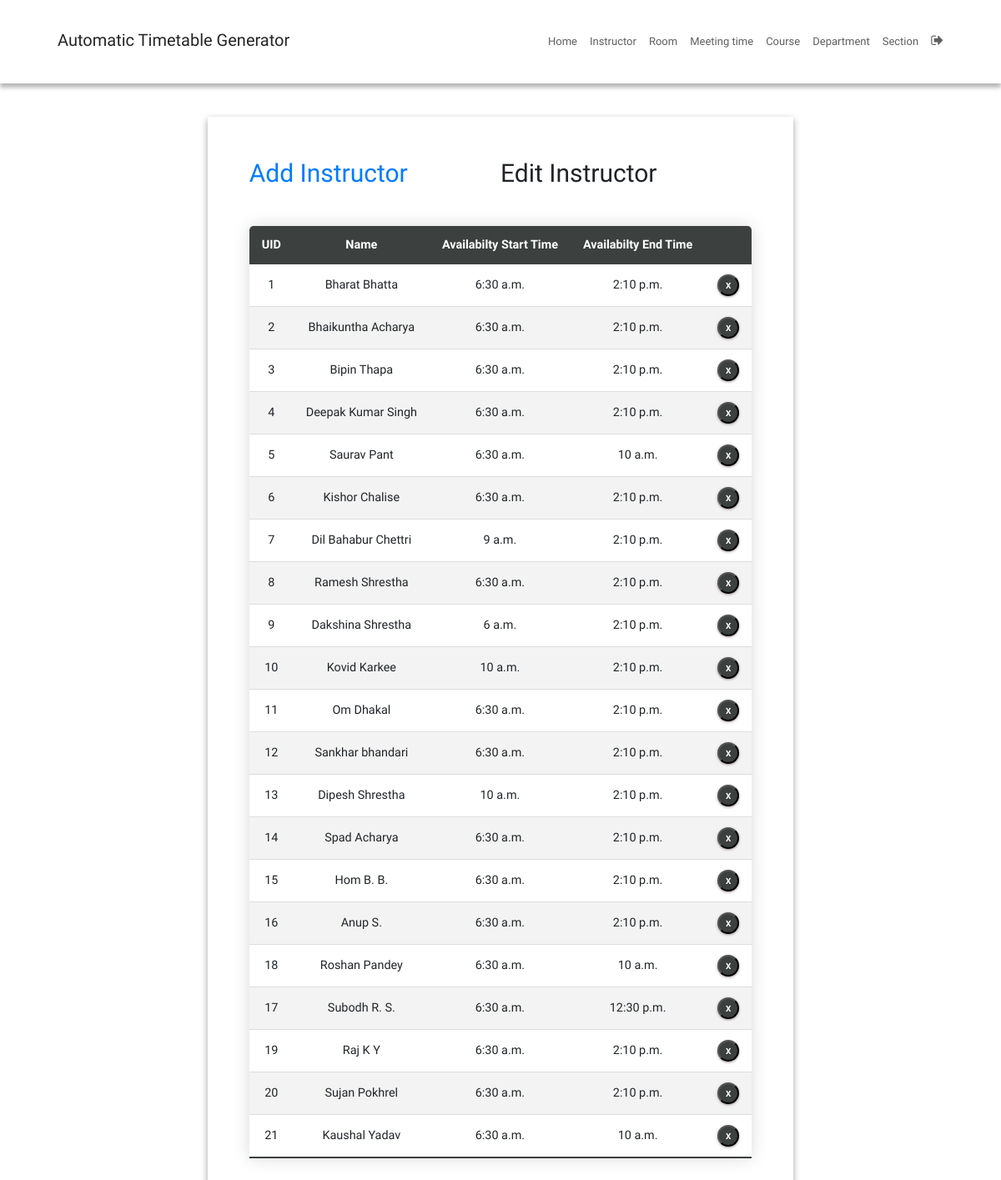
The page /instructorEdit/ (signed in) on the database as committed earlier.
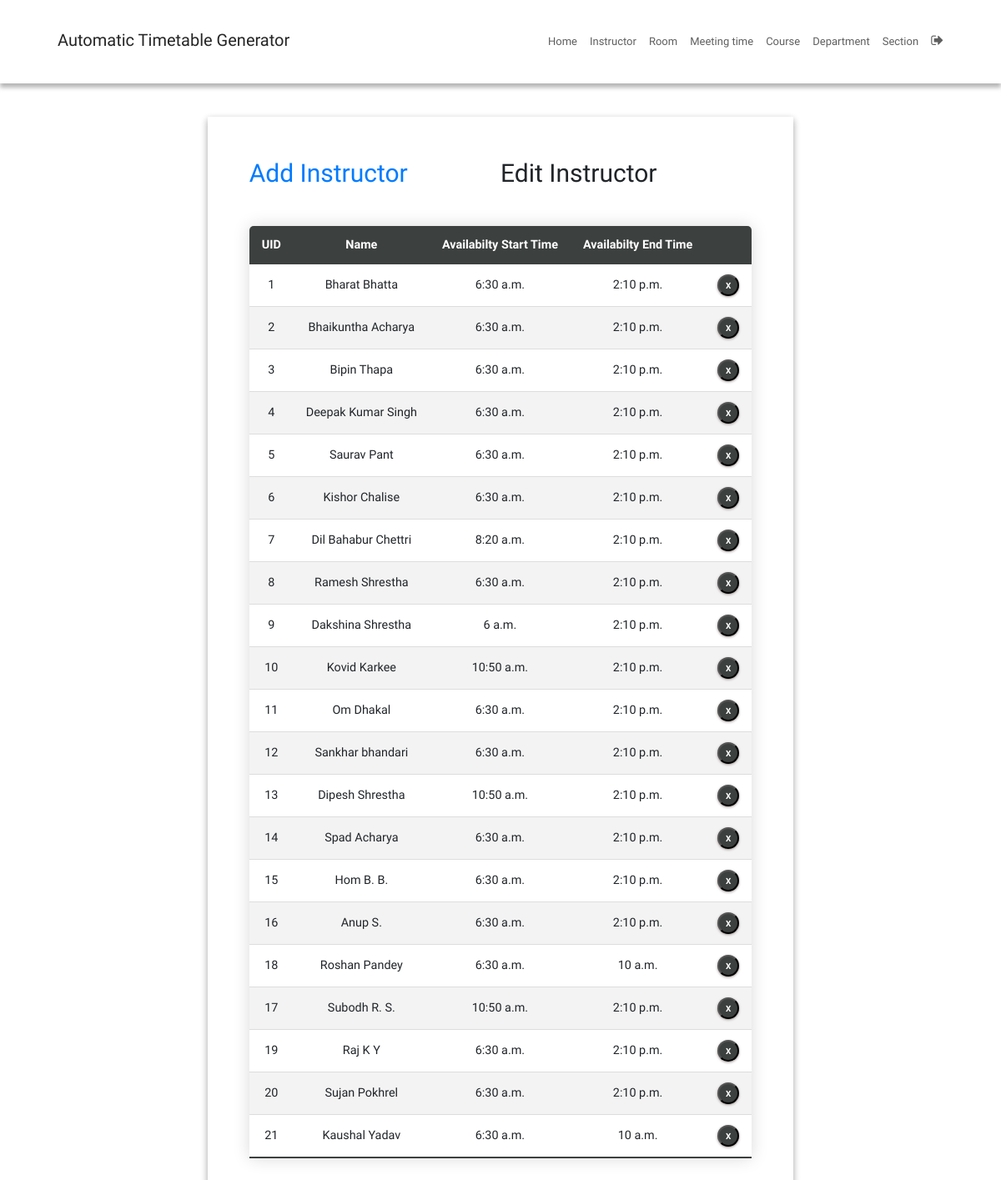
The same page on the database as committed later.
### SchedulerApp/models.py (models this page shows, shortened)
class Instructor(models.Model):
    uid = models.CharField(max_length=6)
    name = models.CharField(max_length=25)
    availability_start = models.TimeField(null=True)  # Start time in 24-hour format
    availability_end = models.TimeField(null=True)    # End time in 24-hour format

### SchedulerApp/views.py (the view)
# urls.py: path('instructorEdit/', instructorEdit, name='instructorEdit'),
@login_required
def instructorEdit(request):
    context = {'instructors': Instructor.objects.all()}
    return render(request, 'instructorEdit.html', context)

### SchedulerApp/templatetags/index.py (called while the page is built)
@register.tag
def active(parser, token):
    args = token.split_contents()
    template_tag = args[0]
    if len(args) < 2:
        raise (template.TemplateSyntaxError, f'{template_tag} tag requires at least one argument')
    return NavSelectedNode(args[1:])

    def render(self, context):
        path = context['request'].path
        for p in self.patterns:
            pValue = template.Variable(p).resolve(context)
            if path == pValue:
                return 'active'
        return ''

### templates/instructorEdit.html (shortened to what this page needs)
{% extends 'base.html' %}
{% block content %}
{% load static %}
<fieldset class="fieldset">
  <div class="tablink">
    <a href="{% url 'instructorAdd'%}">
      <h1 onclick="openPage('new')" id="defaultOpen">Add Instructor</h1>
    </a>
    <h1 onclick="openPage('edit')" id="link_to_edit">Edit Instructor</h1>
  </div>
  <div class="tabcontent" id="edit">
    <table class="editTable">
      <thead>
        <tr class="table-headers">
          <th>UID</th>
          <th>Name</th>
          <th>Availabilty Start Time</th>
          <th>Availabilty End Time</th>
          <th class="empty"></th>
        </tr>
      </thead>
      <tbody>
        {% for inst in instructors %}
        <tr>
          <td>{{inst.uid}}</td>
          <td>{{inst.name}}</td>
          <td>{{inst.availability_start}}</td>
          <td>{{inst.availability_end}}</td>
          <td class="empty">
            <form action="{% url 'deleteinstructor' inst.id %}" method="post">
              <input type="submit" value="X" class="cross">
            </form>
          </td>
        </tr>
        {% endfor %}
      </tbody>
    </table>
  </div>
</fieldset>
{% endblock %}

Rows that differ between the two databases and show on the page:
changed Instructor "Saurav Pant": availability_end "10 a.m." → "2:10 p.m."
changed Instructor "Dil Bahabur Chettri": availability_start "9 a.m." → "8:20 a.m."
changed Instructor "Kovid Karkee": availability_start "10 a.m." → "10:50 a.m."
changed Instructor "Dipesh Shrestha": availability_start "10 a.m." → "10:50 a.m."
changed Instructor "Subodh R. S.": availability_start "6:30 a.m." → "10:50 a.m."; availability_end "12:30 p.m." → "2:10 p.m."
